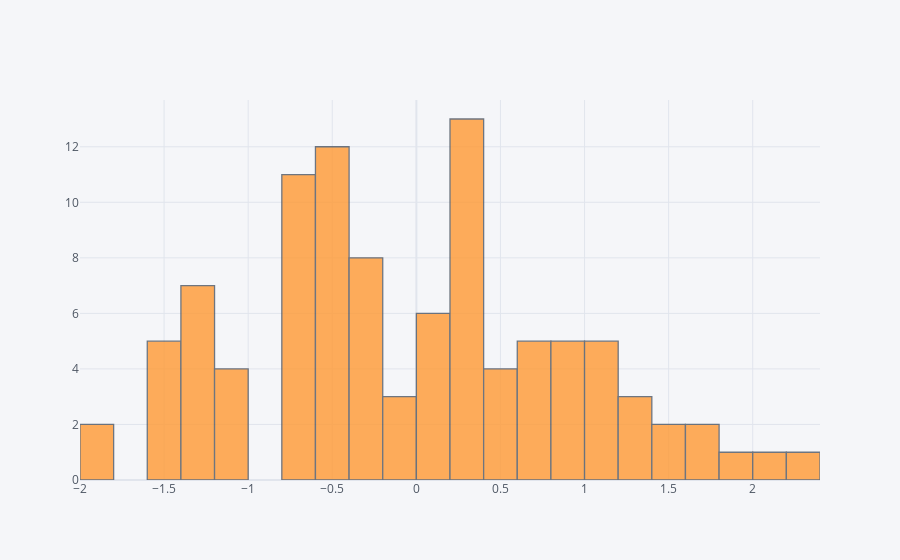

Here is the notebook cell this chart was saved with:
### Markdown cell above
## histogram

### Code cell
df['A'].iplot(kind='hist',bins=25)

### Figure 1 — Plotly figure (JSON) as saved in the notebook; plotly's stock layout.template omitted (floating-point values rounded to 4 significant figures)
{"data": [{"histfunc": "count", "histnorm": "", "marker": {"color": "rgba(255, 153, 51, 1.0)", "line": {"color": "#4D5663", "width": 1.3}}, "name": "A", "nbinsx": 25, "opacity": 0.8, "orientation": "v", "type": "histogram", "x": [-1.333, -0.2352, 0.9702, 2.223, 1.401, 0.2326, -1.579, -1.874, -0.6402, 1.761, 2.075, 0.7551, 0.2946, 0.2964, -0.7626, 0.7421, -0.3934, 0.1006, 1.043, -0.3383, 0.2074, 0.9291, -1.443, -0.4154, -0.1317, 1.728, -0.3305, 0.5599, -0.6934, -0.7489, 0.8117, -1.003, 0.2747, 1.547, -0.5274, -0.2989, 0.869, -1.072, 1.118, 1.192, -0.4219, -0.3457, -0.2844, -0.4271, 1.23, 0.3661, -0.5894, 1.388, 0.2688, 0.644, 0.2639, -0.01743, -0.1381, -0.5846, 0.316, -1.263, 0.449, 1.943, -1.327, -0.6745, 0.02136, 1.373, -0.6443, 0.3718, -0.6874, -1.349, 0.7582, -1.457, -0.5742, 0.9219, -0.4316, -1.395, 0.1303, -0.545, -1.194, -0.78, 0.3903, -1.225, -0.5348, -1.147, -0.5458, 0.4083, 0.1471, -1.905, -0.7069, 0.2786, -0.6153, -0.6294, 0.6747, 1.161, 0.1727, -0.3227, 0.3018, -1.303, 0.1825, -0.559, 0.4391, 1.192, -1.569, -1.422]}], "layout": {"barmode": "overlay", "legend": {"bgcolor": "#F5F6F9", "font": {"color": "#4D5663"}}, "paper_bgcolor": "#F5F6F9", "plot_bgcolor": "#F5F6F9", "title": {"font": {"color": "#4D5663"}}, "xaxis": {"gridcolor": "#E1E5ED", "showgrid": true, "tickfont": {"color": "#4D5663"}, "title": {"font": {"color": "#4D5663"}, "text": ""}, "zerolinecolor": "#E1E5ED"}, "yaxis": {"gridcolor": "#E1E5ED", "showgrid": true, "tickfont": {"color": "#4D5663"}, "title": {"font": {"color": "#4D5663"}, "text": ""}, "zerolinecolor": "#E1E5ED"}}}
